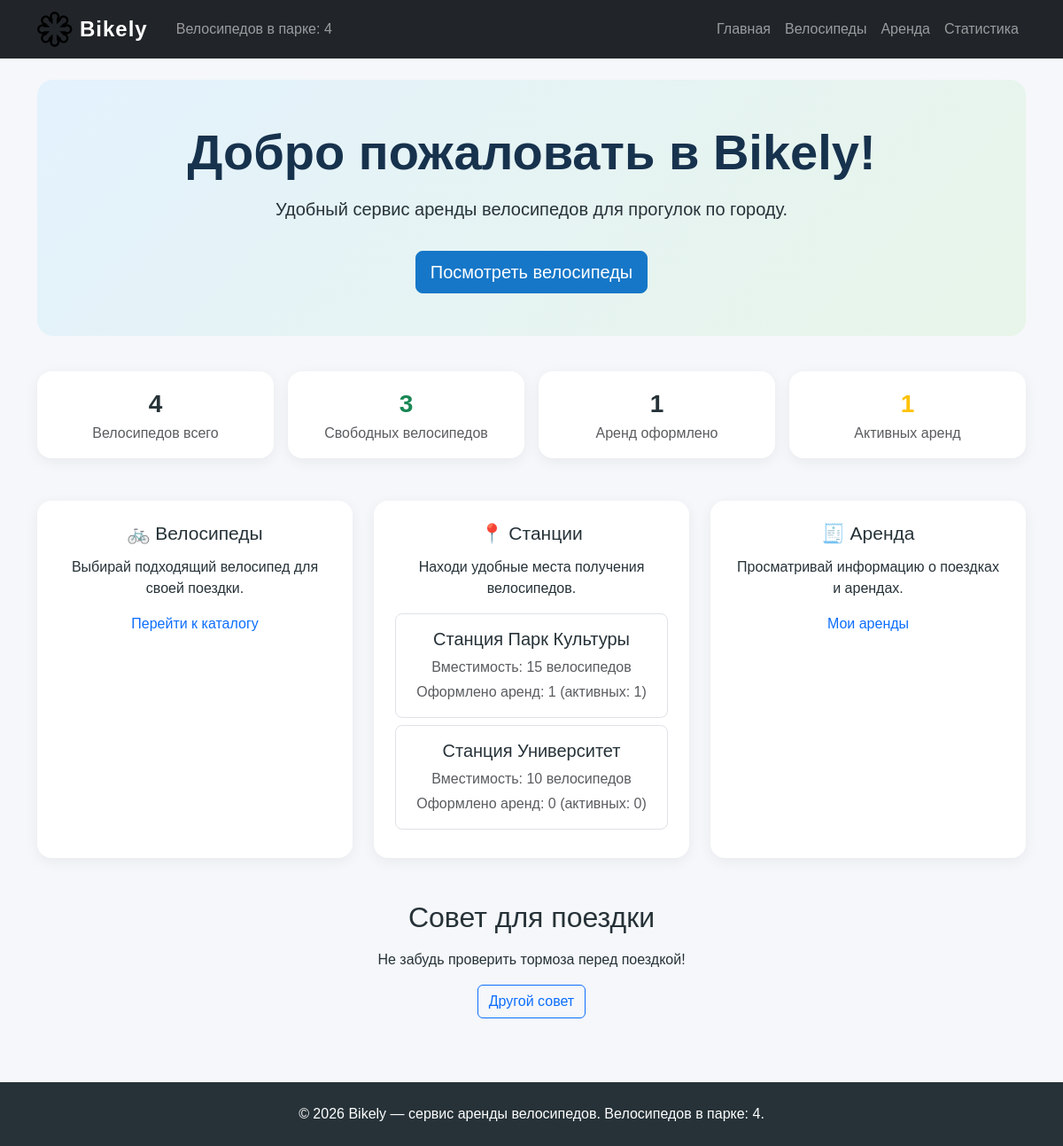
The page / on the database its author committed.
### web_bikes/models.py (models this page shows, shortened)
class Station(models.Model):
    name = models.CharField(
        max_length=200,
        verbose_name="Название станции",
        help_text="Например: «Станция Парк Культуры».",
    )
    capacity = models.PositiveIntegerField(
        verbose_name="Вместимость",
        help_text=(
            f"Количество велосипедов, которое вмещает станция. "
            f"Станции от {LARGE_STATION_CAPACITY} мест считаются крупными."
        ),
        validators=[MinValueValidator(1)],
    )
    is_large = models.GeneratedField(
        expression=Case(
            When(
                capacity__gte=LARGE_STATION_CAPACITY,
                then=Value(True),
            ),
            default=Value(False),
        ),
        output_field=models.BooleanField(),
        db_persist=True,
        verbose_name="Крупная станция",
    )
    objects = StationQuerySet.as_manager()
    class Meta:
        ordering = ["name"]
        verbose_name = "Станция"
        verbose_name_plural = "Станции"

### web_main/views.py (the view)
# urls.py: path("", views.index, name="index"),
def index(request):
    stations = Station.objects.with_rental_stats().order_by(
        "-capacity",
        "name",
    )
    return render(
        request,
        "web_main/index.html",
        {"stations": stations},
    )

### web_bikes/models.py (called while the page is built)
    def with_rental_stats(self):
        from web_rentals.models import Rental
        return self.annotate(
            rentals_total=Count("rentals", distinct=True),
            rentals_active=Count(
                "rentals",
                filter=Q(rentals__status=Rental.Status.ACTIVE),
                distinct=True,
            ),
        )

### web_main/context_processors.py (called while the page is built)
def bikely_context(request):
    bike_stats = Bike.objects.aggregate(
        bikes_total=Count("id"),
        bikes_available=Count("id", filter=Q(is_available=True)),
    )
    rental_stats = Rental.objects.statistics()
    return {
        "site_name": "Bikely",
        "bikes_count": bike_stats["bikes_total"],
        "bikely_stats": {
            "bikes_total": bike_stats["bikes_total"],
            "bikes_available": bike_stats["bikes_available"],
            "rentals_total": rental_stats["total"],
            "rentals_active": rental_stats["active"],
            "rentals_completed": rental_stats["completed"],
            "rentals_cancelled": rental_stats["cancelled"],
        },
    }

### web_rentals/models.py (called while the page is built)
    def statistics(self):
        return self.aggregate(
            total=Count("id"),
            active=Count(
                "id",
                filter=Q(status=Rental.Status.ACTIVE),
            ),
            completed=Count(
                "id",
                filter=Q(status=Rental.Status.COMPLETED),
            ),
            cancelled=Count(
                "id",
                filter=Q(status=Rental.Status.CANCELLED),
            ),
            last_start_time=Max("start_time"),
        )

### web_main/templates/web_main/index.html (shortened to what this page needs)
{% extends "base.html" %}
{% block content %}
<section class="hero-section text-center py-5">
    <div class="container">
        <h1 class="display-4 fw-bold">Добро пожаловать в Bikely!</h1>
        <p class="lead mt-3">
            Удобный сервис аренды велосипедов для прогулок по городу.
        </p>
        <a href="{% url 'web_bikes:list' %}" class="btn btn-primary btn-lg mt-3">
            Посмотреть велосипеды
        </a>
    </div>
</section>
<section class="row text-center g-3 mt-4">
    <div class="col-6 col-md-3">
        <div class="feature-card p-3 h-100">
            <div class="fs-3 fw-bold">{{ bikely_stats.bikes_total }}</div>
            <div class="text-muted">Велосипедов всего</div>
        </div>
    </div>
    <div class="col-6 col-md-3">
        <div class="feature-card p-3 h-100">
            <div class="fs-3 fw-bold text-success">
                {{ bikely_stats.bikes_available }}
            </div>
            <div class="text-muted">Свободных велосипедов</div>
        </div>
    </div>
    <div class="col-6 col-md-3">
        <div class="feature-card p-3 h-100">
            <div class="fs-3 fw-bold">{{ bikely_stats.rentals_total }}</div>
            <div class="text-muted">Аренд оформлено</div>
        </div>
    </div>
    <div class="col-6 col-md-3">
        <div class="feature-card p-3 h-100">
            <div class="fs-3 fw-bold text-warning">
                {{ bikely_stats.rentals_active }}
            </div>
            <div class="text-muted">Активных аренд</div>
        </div>
    </div>
</section>
<section class="row text-center g-4 mt-4">
    <div class="col-md-4">
        <div class="feature-card p-4 h-100">
            <h3>🚲 Велосипеды</h3>
            <p>Выбирай подходящий велосипед для своей поездки.</p>
            <a href="{% url 'web_bikes:list' %}">
                Перейти к каталогу
            </a>
        </div>
    </div>
    <div class="col-md-4">
        <div class="feature-card p-4 h-100">
            <h3>📍 Станции</h3>
            <p>Находи удобные места получения велосипедов.</p>
            {% if stations %}
                <div class="mt-3">
                    {% for station in stations %}
                        <div class="border rounded-3 p-3 mb-2">
                            <h5>{{ station.name|default:"Название не указано" }}</h5>
                            <p class="mb-1 text-muted">
                                Вместимость: {{ station.capacity }} велосипедов
                            </p>
                            <p class="mb-0 text-muted">
                                Оформлено аренд: {{ station.rentals_total }}
                                (активных: {{ station.rentals_active }})
                            </p>
                        </div>
                    {% endfor %}
                </div>
            {% else %}
                <p class="text-muted">
                    Станции пока не добавлены.
                </p>
            {% endif %}
        </div>
    </div>
    <div class="col-md-4">
        <div class="feature-card p-4 h-100">
            <h3>🧾 Аренда</h3>
            <p>Просматривай информацию о поездках и арендах.</p>
            <a href="{% url 'web_rentals:list' %}">
                Мои аренды
            </a>
        </div>
    </div>
</section>
<section class="mt-5 text-center">
    <h2>Совет для поездки</h2>
    <p id="rideAdvice" class="mt-3">
        Не забудь проверить тормоза перед поездкой!
    </p>
    <button class="btn btn-outline-primary" id="adviceButton" type="button">
        Другой совет
    </button>
</section>
{% endblock %}

### static/css/style.css (style rules this page uses)
body { background-color: #f5f7fa; color: #263238; font-family: Arial, sans-serif; min-height: 100vh; }
a { text-decoration: none; }
.hero-section { background: linear-gradient(135deg, #e3f2fd, #e8f5e9); border-radius: 18px; padding: 60px 20px; }
.hero-section h1 { color: #17324d; }
.feature-card, .data-card, .detail-card, .station-card { background: #ffffff; border-radius: 16px; padding: 24px; box-shadow: 0 4px 16px rgba(0, 0, 0, 0.06); transition: transform 0.2s ease, box-shadow 0.2s ease; }
.feature-card h3, .data-card h3, .station-card h3 { font-size: 21px; margin-bottom: 14px; }
.btn-primary, .btn-bikely { background-color: #1677c8; border-color: #1677c8; color: #ffffff; }

### rows shown on the page
Station: name "Станция Парк Культуры", capacity "15", rentals_total "1", rentals_active "1"
Station: name "Станция Университет", capacity "10", rentals_total "0", rentals_active "0"

### other values the page prints
{{ site_name|default:"Bikely" }} "Bikely"
{{ bikes_count }} "4"
{{ bikely_stats.bikes_total }} "4"
{{ bikely_stats.bikes_available }} "3"
{{ bikely_stats.rentals_total }} "1"
{{ bikely_stats.rentals_active }} "1"
